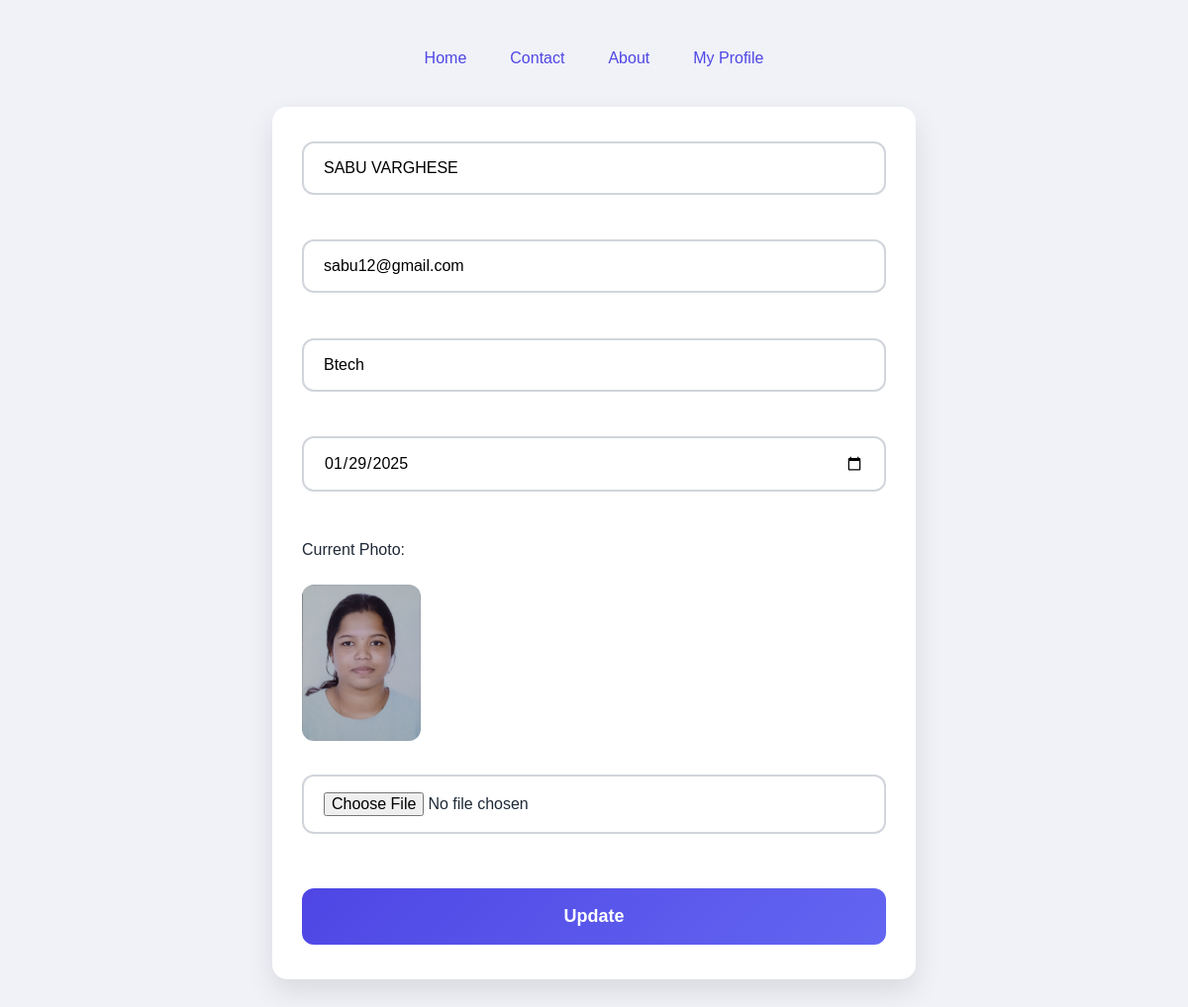
/UpdateUser/13/ (signed in), run on the app's committed database.
### App/models.py (models this page shows, shortened)
class UserRegister(models.Model):
    name = models.CharField(max_length=100)
    email = models.EmailField(unique=True)
    education = models.CharField(max_length=150)
    dob = models.DateField()
    photo = models.ImageField(upload_to='profile_photos/')
    password = models.CharField(max_length=128)
    date = models.DateTimeField(default=timezone.now)

### App/views.py (the view, shortened to what this page needs)
# urls.py: path('UpdateUser/<int:id>/', views.UpdateUser, name='UpdateUser'),
def UpdateUser(request, id):
    session_user_id = request.session.get('user_id')
    if not session_user_id:
        return redirect('UserReg')
    if session_user_id != id:
        return redirect('User')
    i = get_object_or_404(UserRegister, id=session_user_id)
    return render(request, 'UpdateUser.html', {
        'i': i
    })

### App/templates/UpdateUser.html (shortened to what this page needs)
{% load static %}
<!DOCTYPE html>
<html lang="en">
<head>
       <link rel="stylesheet" href="{% static 'css/User2.css' %}">
</head>
<body>
       <nav>
              <a href="{% url 'User' %}">Home</a>
              <a href="{% url 'Contact' %}">Contact</a>
              <a href="{% url 'About' %}">About</a>
              <a href="{% url 'DisplayUser' user.id %}">My Profile</a>
       </nav>
       <form method="POST" enctype="multipart/form-data">
              <input type="text" name="name" placeholder="Name" value="{{ i.name }}" required>
              <br><br>
              <input type="email" name="email" placeholder="Email" value="{{ i.email }}" required>
              <br><br>
              <input type="text" name="education" placeholder="Education Qualification" value="{{ i.education }}"
                     required>
              <br><br>
              <input type="date" name="dob" value="{{ i.dob|date:'Y-m-d' }}" required>
              <br><br>
              <p>Current Photo:</p>
              <img src="{{ i.photo.url }}" width="120">
              <br><br>
              <input type="file" name="photo">
              <br><br>
              <button type="submit">Update</button>
       </form>
</body>
</html>

### App/static/css/User2.css (style rules this page uses)
* { box-sizing: border-box; margin: 0; padding: 0; font-family: 'Poppins', Arial, Helvetica, sans-serif; }
body { background: #f0f2f8; color: #1f2937; line-height: 1.6; padding: 20px 10px 50px 10px; }
nav { display: flex; justify-content: center; align-items: center; gap: 20px; margin-bottom: 30px; flex-wrap: wrap; padding-top: 20px; }
nav a { text-decoration: none; color: #4f46e5; padding: 6px 12px; border-radius: 6px; font-weight: 500; transition: all 0.3s ease; }
form { max-width: 650px; width: 90%; margin: 0 auto 40px auto; background: #ffffff; padding: 35px 30px; border-radius: 15px; box-shadow: 0 12px 28px rgba(0,0,0,0.1); animation: fadeIn 0.6s ease; }
form input[type="text"], form input[type="email"], form input[type="password"], form input[type="date"], form input[type="file"] { width: 100%; padding: 16px 20px; border-radius: 12px; border: 2px solid #d1d5db; font-size: 16px; margin-bottom: 20px; transition: all 0.3s ease; }
::placeholder { color: #9ca3af; font-style: italic; }
form button, form input[type="submit"] { width: 100%; padding: 18px 0; font-size: 18px; font-weight: 600; border: none; border-radius: 12px; cursor: pointer; background: linear-gradient(135deg, #4f46e5, #6366f1); color: white; transition: all 0.3s ease; margin-top: 10px; }
p { font-size: 16px; margin-bottom: 12px; }
img { border-radius: 12px; margin-top: 10px; max-width: 150px; height: auto; }

### data on the page
UserRegister: name "SABU VARGHESE", email "sabu12@gmail.com", education "Btech", dob "01/29/2025", photo (picture)
